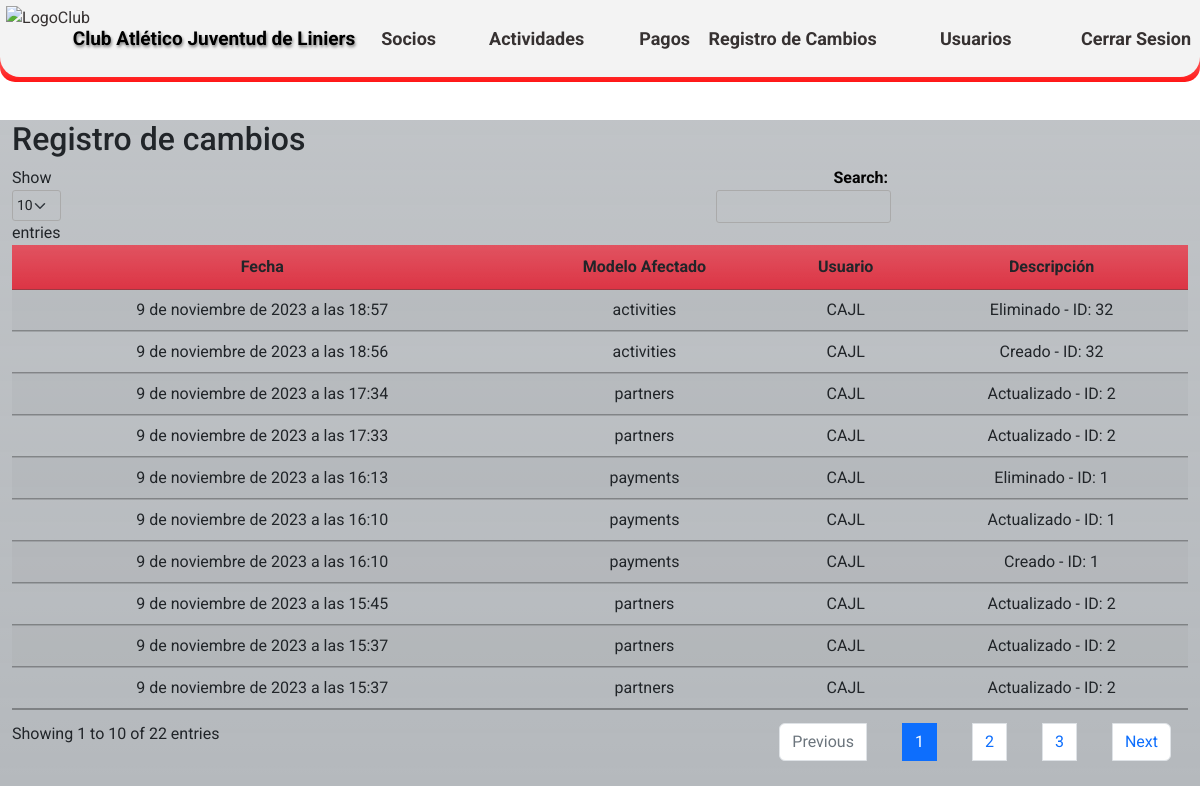
Before: /change-log/ (signed in) with the older database file.
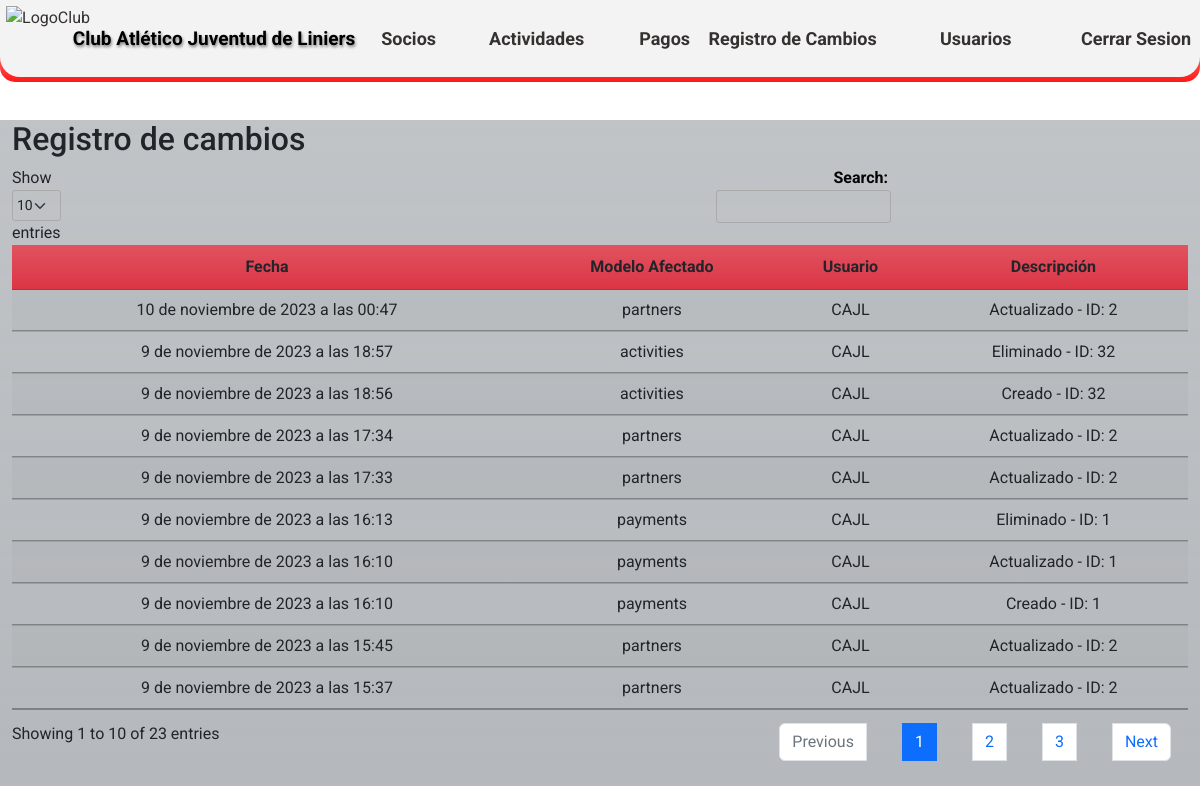
After: the same page with the newer database file.
### CAJL/aplications/changelog/models.py (models this page shows)
class ChangeLog(models.Model):
    date = models.DateTimeField(auto_now_add=True)
    model_name = models.CharField(max_length=100)
    user = models.ForeignKey(User, on_delete=models.CASCADE)  # Asócialo a tu modelo de usuario si lo tienes
    description = models.TextField()
    class Meta:
        verbose_name = 'Registro de Cambio'
        verbose_name_plural = 'Registros de Cambios'
        ordering = ['-date']

### CAJL/aplications/changelog/views.py (the view)
# urls.py: path('change-log/', change_log_view, name='change_log_view'),
@login_required
def change_log_view(request):
    change_logs = ChangeLog.objects.all()
    return render(request, 'changelog/change_log.html', {'change_logs': change_logs})

### templates/changelog/change_log.html (shortened to what this page needs)
{% extends 'loginregister/base.html' %}
{% load static %}
{% block content %}
<!DOCTYPE html>
<html>
<head>
    <!DOCTYPE html>
<html>
<head>
    <link rel="stylesheet" type="text/css" href={% static 'css/Estilos_DT.css' %} media="screen">
    <link rel="stylesheet" href="https://cdnjs.cloudflare.com/ajax/libs/font-awesome/6.2.0/css/all.min.css"/>
    <link rel="stylesheet" type="text/css" href="https://cdn.datatables.net/1.10.25/css/jquery.dataTables.min.css">
</head>
<body>
    <br>
    <br>
    <br>
    <br>
        <div class="container h-60 my-4">
            <div class="row">
                <div class="col-xl-12 bg-secondary bg-gradient bg-opacity-50">
                    <h2>Registro de cambios</h2>
            <table id="changeLogTable" class="display table table-striped">
                <thead>
                    <tr>
                        <th class="centered bg-danger bg-gradient">Fecha</th>
                        <th class="centered bg-danger bg-gradient">Modelo Afectado</th>
                        <th class="centered bg-danger bg-gradient">Usuario</th>
                        <th class="centered bg-danger bg-gradient">Descripción</th>
                    </tr>
                </thead>
                <tbody>
                            {% for change_log in change_logs %}
                        <tr>
                            <td class="centered">{{ change_log.date }}</td>
                            <td class="centered">{{ change_log.model_name }}</td>
                            <td class="centered">{{ change_log.user }}</td>
                            <td class="centered">{{ change_log.description }}</td>
                        </tr>
                    {% endfor %}
                </tbody>
            </table>
        </div>
    </div>
</div>
</body>
</html>
{% endblock %}

### templates/loginregister/base.html (shortened to what this page needs)
<!DOCTYPE html>
<html lang="es">
<head>
  {% load static %}
    <link rel="stylesheet" type="text/css" href={% static 'css/EstilosHome1.css' %} media="screen">
    <link rel="stylesheet" href="https://cdnjs.cloudflare.com/ajax/libs/animate.css/4.1.1/animate.min.css">
    <link rel="stylesheet" href="https://cdn.jsdelivr.net/npm/bootstrap@5.2.2/dist/css/bootstrap.min.css"
 />
    <link
    rel="stylesheet"
    href="https://cdnjs.cloudflare.com/ajax/libs/font-awesome/6.2.0/css/all.min.css"
   />
<body>
 <section class="sec">
    <header>
        <nav>
            <ul id="ContenedorMenu">
                <li class="ItemMenu Logo centrado"><a title="Volver al menu principal" class="centrado" href={% url 'home' %}><img class="LogoMenu" src="https://github.com/MarcoNu97/Proyecto_CAJL/blob/main/Interfaz%20Principal/ImagenesHome/EscudoHome.png?raw=true" alt="LogoClub"></a></li>
                <li class="ItemMenu Titulo"><a title="Volver al menu principal" class="Texto centrado Tx animate__animated animate__pulse" href={% url 'home' %}>Club Atlético Juventud de Liniers</a></li>
                {% if request.user.is_authenticated %}
                <li class="ItemMenu M2 h centrado"><a class="h centrado" href={% url 'socios' %}>Socios</a></li>
                <li class="ItemMenu M2 h centrado">
                    <a class="h centrado dropa1" onmouseover="toggleDropdown()" href={% url 'actividades' %}>Actividades</a>
                </li>
                <li class="ItemMenu M2 h centrado"><a class="h centrado" href={% url 'payments_list' %}>Pagos</a></li>
                <li class="ItemMenu M2 h centrado"><a class="h centrado CerrarS" href={% url 'change_log_view' %}>Registro de Cambios</a></li>
                {% if user.is_superuser %}
                <li class="ItemMenu M2 h centrado"><a class="h CerrarS centrado" href={% url 'user_list' %}>Usuarios</a></li>
                {% endif %}
                <li class="ItemMenu M2 h centrado"><a class="h CerrarS centrado" href={% url 'exit' %}>Cerrar Sesion</a></li>
                {% else %}
                <li class="ItemMenu M2 h centrado"><a class="h centrado"></a></li>
                <li class="ItemMenu M2 h centrado"><a class="h centrado" href={% url 'login' %}>Ingresar</a></li>
                <li class="ItemMenu M2 h centrado"><a class="h centrado" href={% url 'register' %}>Registrarse</a></li>
                {% endif %}
            </ul>
        </nav>
    </header>
 </section>
</body>
{% block content %}{% endblock %}

### static/css/EstilosHome1.css (style rules this page uses)
* { margin: 0; padding: 0; box-sizing: border-box; font-family: 'Roboto', sans-serif; }
body { background-color: #d1d6c1; margin: 0; padding: 0; background-image: url('https://github.com/MarcoNu97/Proyectos-Django/blob/main/Club-Atletico-Juventud-De-Liniers/static/images/Interior%20del%20Club.jpg?raw=true'); background-size: cover; background-position: center; background-attachment: fixed; background-repeat: no-repeat; }
nav { background: linear-gradient(#fcfcfc, #ff1717); background-repeat: no-repeat; position: fixed; top: 0; width: 100%; height: 82px; border-radius: 0px 0px 15px 15px; transition: top 0.3s; z-index: 999; }
nav ul { list-style: none; padding: 0; margin: 0; display: flex; justify-content: space-around; align-items: center; height: 100%; }
nav ul li { text-align: center; }
nav ul li a { text-decoration: none; color: #363131; }
.centrado { display: grid; justify-content: center; align-items: center; }
#ContenedorMenu { background-color: #f3f3f3; background-repeat: no-repeat; height: 77px; display: grid; grid-template-columns: 70px 1.2fr 0.4fr 0.4fr 0.3fr 0.8fr 0.7fr 0.5fr; grid-template-rows: 100%; margin-top: 0px; padding: 0px; border-radius: 0px 0px 20px 20px; }
.ItemMenu { list-style-type: none; width: 6rem; height: 98%; }
.M2 { font-weight: bold; font-size: 18px; width: 8rem; }
.LogoMenu { height: 65px; }
.Logo { border-radius: 0px 0px 0px 10px; }
.Texto { padding: 0; font-size: 18px; width: 17rem; font-weight: bold; color: #000000; text-shadow: 1px 2px 3px grey; }
.Tx { font-size: 19px; width: 18rem; margin-top: 25%; }
.CerrarS { width: 11rem; text-align: end; }

### static/css/Estilos_DT.css (style rules this page uses)
div.container { max-width: 1300px; }
.centered { text-align: center !important; vertical-align: middle !important; }

Changed rows visible on the page:
no longer on this page (row unchanged): ChangeLog: date "9 de noviembre de 2023 a las 15:37", model_name "partners", user "CAJL", description "Actualizado - ID: 2"
added ChangeLog: date "10 de noviembre de 2023 a las 00:47", model_name "partners", user "CAJL", description "Actualizado - ID: 2"
Other visible differences:
text written by a page script: "Show entries Search: Showing 1 to 10 of 22 entries Previous 1 2 3 Next" → "Show entries Search: Showing 1 to 10 of 23 entries Previous 1 2 3 Next"
